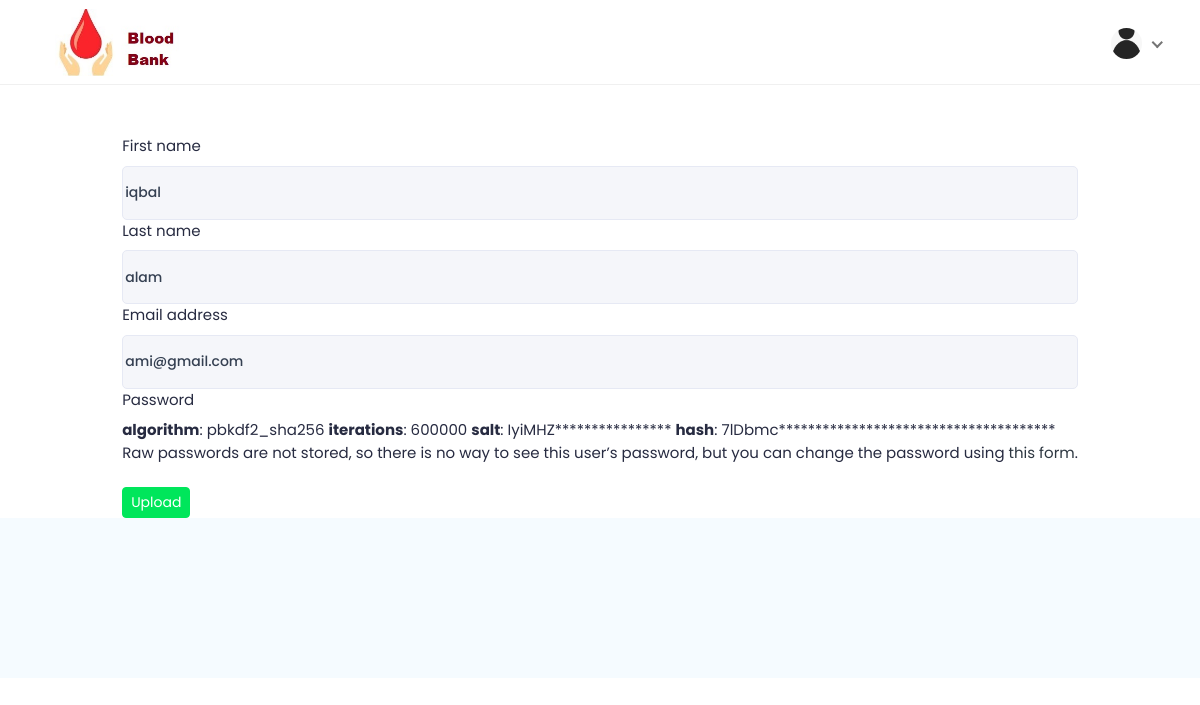
Page /ChangeUser/ (signed in) on the committed database.
### AccountApp/models.py (models this page shows)
class User(AbstractUser):
    is_admin = models.BooleanField('Is admin', default=False)
    is_patient = models.BooleanField('Is patient', default=False)
    is_Org = models.BooleanField('Is Org', default=False)

class UserProPic(models.Model):
    user = models.OneToOneField(User, on_delete=models.CASCADE, related_name='user_profile')
    proPic = models.ImageField(upload_to='user_profile_pic', blank=True, null=True)

### AccountApp/views.py (the view, shortened to what this page needs)
# urls.py: path('ChangeUser/', views.ChangeUser, name='ChangeUser'),
@login_required
def ChangeUser(request):
    u_msg = False
    current_user = request.user
    form = UserEditForm(instance=current_user)
    return render(request,'Account/change_user.html', context={'form':form})

### AccountApp/forms.py
class UserEditForm(UserChangeForm):
    class Meta:
        model = User
        fields = ('first_name', 'last_name', 'email','password')

### template/Account/change_user.html (shortened to what this page needs)
<!doctype html>
{% extends 'Profile/base.html' %}
{% load crispy_forms_tags %}
{% block body_block %}
<div class="col-lg-12">
<div class="onboarding-content passcode-wrap mail-box">
<div class="onboarding-contents">
<div class="row">
<form class="form-horizontal" method="POST"  style="padding-top:50px">
    {{form|crispy}}
    <br>
    <button type="submit"  class="btn btn-success btn-sm">Upload</button>
</form>
</div>
</div>
</div>
{% endblock %}

### template/Profile/base.html (shortened to what this page needs)
<!DOCTYPE html>
{% load static %}
<html lang="en">
<head>
<link rel="stylesheet" href="{% static '' %}assets/css/bootstrap.min.css">
<link rel="stylesheet" href="{% static '' %}assets/plugins/fontawesome/css/fontawesome.min.css">
<link rel="stylesheet" href="{% static '' %}assets/plugins/fontawesome/css/all.min.css">
<link rel="stylesheet" href="{% static '' %}assets/css/feather.css">
<link rel="stylesheet" href="{% static '' %}assets/plugins/select2/css/select2.min.css">
<link rel="stylesheet" href="{% static '' %}assets/css/owl.carousel.min.css">
<link rel="stylesheet" href="{% static '' %}assets/plugins/apex/apexcharts.css">
<link rel="stylesheet" href="{% static '' %}assets/css/style.css">
</head>
<body>
<div class="main-wrapper">
<header class="header">
<nav class="navbar navbar-expand-lg header-nav">
<div class="navbar-header">
<a href="#" class="navbar-brand logo">
<img src="{% static '' %}assets/img2/icon1.jpg" class="img-fluid" alt="Logo">
</a>
</div>
<ul class="nav header-navbar-rht">
<li class="nav-item dropdown has-arrow logged-item">
<a href="#" class="dropdown-toggle nav-link" data-bs-toggle="dropdown">
<span class="user-img">
    {% if user.user_profile.proPic %}
    <img src="/media/{{user.user_profile.proPic}}"  class="rounded-circle" width="41">
    {% else %}
    <img src="/media/avater.png" class="rounded-circle" width="31" >
    {% endif %}
</span>
</a>
</li>
</ul>
</nav>
</header>
{% block body_block %}
{% endblock %}
<section class="home-fifteen-footer">
</section>
</body>
</html>

### rows in the picture
User: user_profile.proPic (picture), first_name "iqbal", last_name "alam", email "ami@gmail.com"
